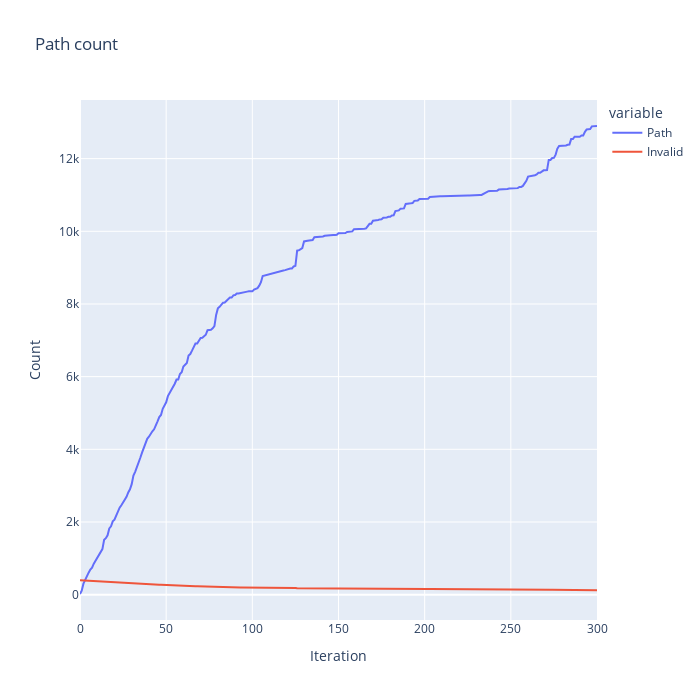

Notebook source saved alongside this figure:
### Code cell
plot_history(max_history)

### Figure 1 — Plotly figure (JSON) as saved in the notebook; plotly's stock layout.template omitted (floating-point values rounded to 4 significant figures; data arrays with more than 128 entries replaced by an {"elided": "..."} marker saying what was removed)
{"data": [{"hovertemplate": "variable=wide_variable_0<br>Iteration=%{x}<br>Count=%{y}<extra></extra>", "legendgroup": "wide_variable_0", "line": {"color": "#636efa", "dash": "solid"}, "marker": {"symbol": "circle"}, "mode": "lines", "name": "Path", "orientation": "v", "showlegend": true, "x": {"elided": "301 int values"}, "xaxis": "x", "y": {"elided": "301 int values"}, "yaxis": "y", "type": "scatter"}, {"hovertemplate": "variable=wide_variable_1<br>Iteration=%{x}<br>Count=%{y}<extra></extra>", "legendgroup": "wide_variable_1", "line": {"color": "#EF553B", "dash": "solid"}, "marker": {"symbol": "circle"}, "mode": "lines", "name": "Invalid", "orientation": "v", "showlegend": true, "x": {"elided": "301 int values"}, "xaxis": "x", "y": {"elided": "301 int values"}, "yaxis": "y", "type": "scatter"}], "layout": {"xaxis": {"anchor": "y", "domain": [0.0, 1.0], "title": {"text": "Iteration"}}, "yaxis": {"anchor": "x", "domain": [0.0, 1.0], "title": {"text": "Count"}}, "legend": {"title": {"text": "variable"}, "tracegroupgap": 0}, "title": {"text": "Path count"}, "height": 700, "width": 700}}
